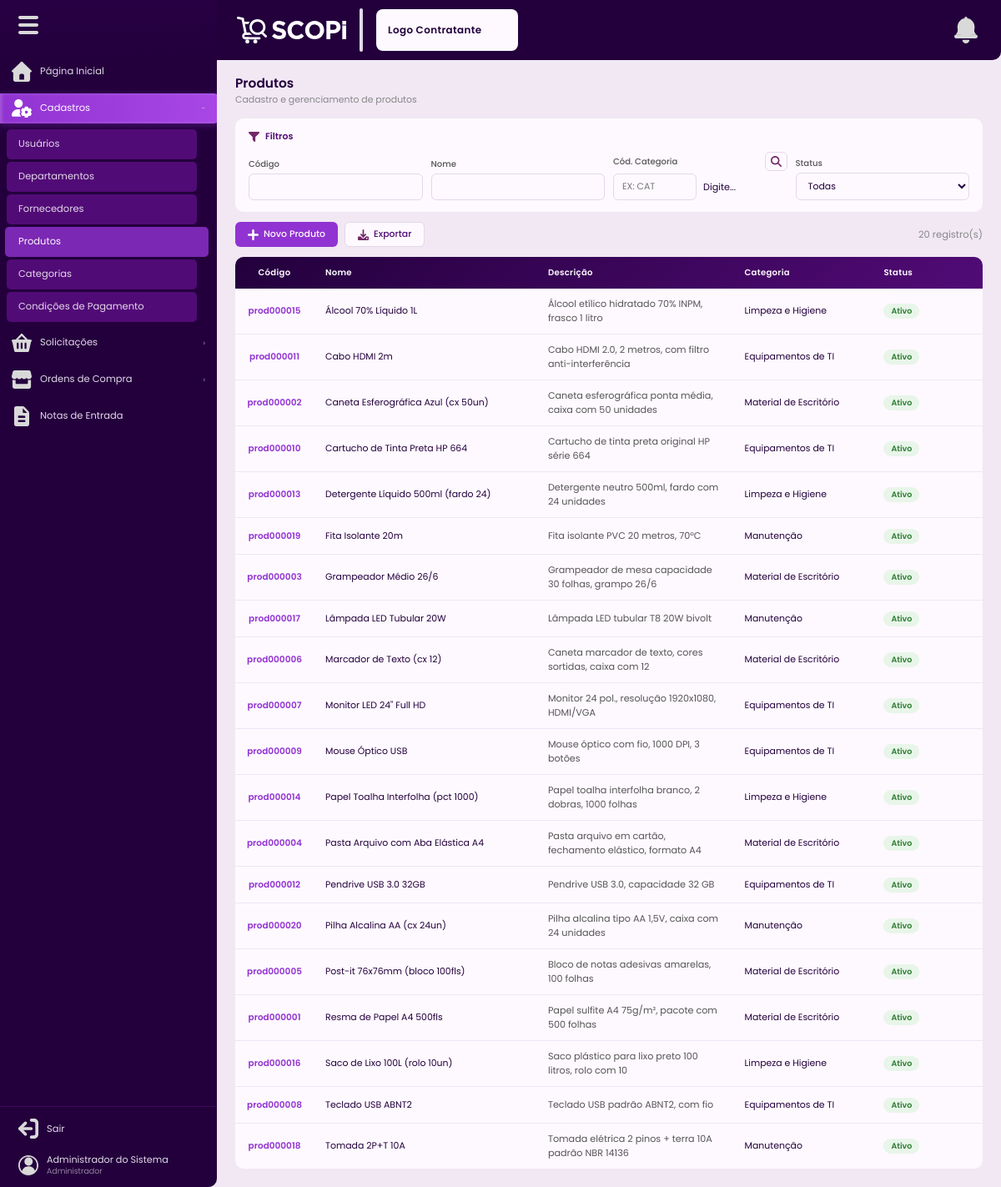
Page /produtos (signed in) on the committed database.
### tables this page shows
CREATE TABLE IF NOT EXISTS produtos (
    id           INT UNSIGNED AUTO_INCREMENT PRIMARY KEY,
    nome         VARCHAR(200) NOT NULL,
    descricao    TEXT         NULL,
    codigo       VARCHAR(20)  NOT NULL UNIQUE,
    categoria_id INT UNSIGNED NULL,
    situacao     ENUM('ativo','inativo') NOT NULL DEFAULT 'ativo',
    criado_em    DATETIME     NOT NULL DEFAULT CURRENT_TIMESTAMP,
    atualizado_em DATETIME    NULL ON UPDATE CURRENT_TIMESTAMP,
    INDEX idx_situacao (situacao),
    CONSTRAINT fk_produto_categoria FOREIGN KEY (categoria_id) REFERENCES categorias(id) ON DELETE SET NULL
);

CREATE TABLE IF NOT EXISTS categorias (
    id        INT UNSIGNED AUTO_INCREMENT PRIMARY KEY,
    nome      VARCHAR(100) NOT NULL UNIQUE,
    codigo    VARCHAR(20)  NOT NULL UNIQUE,
    situacao  ENUM('ativo','inativo') NOT NULL DEFAULT 'ativo'
);

### Controllers/BaseController.php (called while the page is built, shortened)
<?php
class BaseController{
    protected function renderizar(string $view, array $variaveis = []): void {
        extract($variaveis);
        require_once __DIR__ . '/../Views/templates/header.php';
        require_once __DIR__ . '/../Views/' . $view . '.php';
        require_once __DIR__ . '/../Views/templates/footer.php';
    }
}

### Controllers/ProdutoControlador.php (called while the page is built, shortened)
<?php
class ProdutoControlador extends BaseController {
    private ProdutoModelo $m;
    public function __construct() { $this->m = new ProdutoModelo(); }
    public function listar(): void {
        $filtros = $_GET;
        $produtos = $this->m->listarComFiltros($filtros);
        $this->renderizar('cadastros/produtos', compact('produtos', 'filtros', 'categorias'));
    }
}

### index.php (called while the page is built, shortened)
<?php
require_once __DIR__ . '/Autoloader.php';
$routes = require __DIR__ . '/Config/Routes.php';
$uri = parse_url($_SERVER['REQUEST_URI'] ?? '/', PHP_URL_PATH) ?: '/';
$uri = '/' . trim($uri, '/');
$uri = $uri === '//' ? '/' : $uri;
function matchRoute(string $uri, array $routes): array
{
    foreach ($routes as $route => $handler) {
        $pattern = preg_replace('/\{[^\/]+\}/', '([^\/]+)', $route);
        $pattern = '#^' . rtrim($pattern, '/') . '$#';
        if (preg_match($pattern, rtrim($uri, '/') ?: '/', $matches)) {
            array_shift($matches);
            return [$handler, $matches];
        }
    }
    return [null, []];
}
[$handler, $params] = matchRoute($uri, $routes);
[$controllerName, $method] = $handler;
$controller = new $className();
call_user_func_array([$controller, $method], $params);

### Config/Auxiliares.php (called while the page is built, shortened)
<?php
class Auxiliares {
    public static function escapar(?string $valor): string {
        return htmlspecialchars($valor ?? '', ENT_QUOTES, 'UTF-8');
    }
}

### Autoloader.php (called while the page is built, shortened)
<?php
class Autoloader
{
    public static function register()
    {
        spl_autoload_register(function ($class) {
            $file = str_replace('\\', DIRECTORY_SEPARATOR, $class).'.php';
            if (file_exists($file)) {
                return true;
            }
            return false;
        });
    }
}

### Config/BancoDados.php (called while the page is built, shortened)
<?php
class BancoDados {
    private static ?self $instancia = null;
    private \PDO $conexao;
    private function __construct() {
        $hospedeiro = getenv('DB_HOST') ?: 'mysql';
        $nomeBanco  = getenv('NAME') ?: 'scopi';
        $usuario    = getenv('USER') ?: 'root';
        $senha      = getenv('PASS') !== false ? getenv('PASS') : 'root';
        $port       = getenv('DB_PORT') ?: '3306';
        $dsn = "mysql:host={$hospedeiro};dbname={$nomeBanco};port={$port};charset=utf8mb4";
        $this->conexao = new \PDO($dsn, $usuario, $senha, [
            \PDO::ATTR_ERRMODE            => \PDO::ERRMODE_EXCEPTION,
            \PDO::ATTR_DEFAULT_FETCH_MODE => \PDO::FETCH_ASSOC,
            \PDO::ATTR_EMULATE_PREPARES   => false,
        ]);
    }
    public static function obterInstancia(): self {
        if (self::$instancia === null) self::$instancia = new self();
        return self::$instancia;
    }
    public function obterConexao(): \PDO {
        return $this->conexao;
    }
}

### Models/ModeloBase.php (called while the page is built, shortened)
<?php
abstract class ModeloBase {
    public function __construct() {
        $this->bd = BancoDados::obterInstancia()->obterConexao();
    }
}

### Models/ProdutoModelo.php (called while the page is built, shortened)
<?php
class ProdutoModelo extends ModeloBase {
    public function listarComFiltros(array $filtros = []): array {
        $sql = "SELECT p.*, c.nome AS nome_categoria FROM produtos p LEFT JOIN categorias c ON c.id=p.categoria_id WHERE 1=1";
        $p = [];
        $sql .= ' ORDER BY p.nome ASC';
        $q = $this->bd->prepare($sql); $q->execute($p);
        return $q->fetchAll();
    }
}

### Views/cadastros/produtos.php (the view, shortened to what this page needs)
<div class="pagina-cabecalho"><h1 class="pagina-titulo">Produtos</h1><p class="pagina-subtitulo">Cadastro e gerenciamento de produtos</p></div>
<div class="painel-filtros">
  <div class="filtros-cabecalho"><img src="<?= BASE_URL ?>/public/assets/icons/iconeFiltro.svg" alt=""><span>Filtros</span></div>
  <form method="GET" action="<?= BASE_URL ?>/produtos"><div class="filtros-campos">
    <div class="campo-filtro"><label>Código</label><input type="text" name="codigo" value="<?= Auxiliares::escapar($filtros['codigo']??'') ?>"></div>
    <div class="campo-filtro"><label>Nome</label><input type="text" name="nome" value="<?= Auxiliares::escapar($filtros['nome']??'') ?>"></div>
    <div class="campo-filtro">
        <label style="display:flex;gap:8px;align-items:center;justify-content:space-between;">
          <span>Cód. Categoria</span>
          <button type="button" class="btn btn-secundario" style="padding:4px 6px;margin:0;" onclick="Scopi.iconeBusca('categorias', 'filtroCatCodigo', 'filtroCatNome')"><img src="<?= BASE_URL ?>/public/assets/icons/iconeBusca.svg" style="width:13px;margin:0;" alt="Buscar"></button>
        </label>
        <div style="display: flex; gap: 8px; align-items: center; max-width: 250px;">
            <input type="text" id="filtroCatCodigo" name="categoria_codigo" value="<?= Auxiliares::escapar($filtros['categoria_codigo'] ?? '') ?>" class="campo-input" style="width: 100px; text-transform: uppercase;" placeholder="Ex: CAT" onblur="buscarCategoriaFiltro(this.value)">
            <span id="filtroCatNome" style="font-size: 0.8rem; color: var(--texto-secundario); flex: 1; white-space: nowrap; overflow: hidden; text-overflow: ellipsis;"><?= empty($filtros['categoria_codigo']) ? 'Digite...' : 'Buscando...' ?></span>
        </div>
    </div>
    <div class="campo-filtro"><label>Status</label><select name="situacao"><option value="">Todas</option></select></div>
  </div></form>
</div>
<div class="barra-acoes">
  <div class="grupo-botoes">
    <button class="btn btn-primario" onclick="Scopi.abrirCadastro('modalProduto','formProduto')"><img src="<?= BASE_URL ?>/public/assets/icons/iconeInserir.svg" alt=""> Novo Produto</button>
    <button class="btn btn-secundario" onclick="window.open('<?= BASE_URL ?>/produtos/exportar' + window.location.search, '_blank')"><img src="<?= BASE_URL ?>/public/assets/icons/iconeDownload.svg" alt=""> Exportar</button>
  </div>
  <span style="font-size:.82rem;color:#888;"><?= count($produtos) ?> registro(s)</span>
</div>
<div class="tabela-container">
  <table class="tabela">
    <thead><tr><th>Código</th><th>Nome</th><th>Descrição</th><th>Categoria</th><th>Status</th><th class="coluna-acoes"></th></tr></thead>
    <tbody>
      <?php if(empty($produtos)): ?><tr><td colspan="6" style="text-align:center;padding:32px;color:#888;">Nenhum produto encontrado.</td></tr>
      <?php else: foreach($produtos as $p): ?>
      <tr>
        <td><span class="cod-clicavel" onclick="Scopi.abrirRegistro('modalProduto','formProduto','/produtos/dados',<?= $p['id'] ?>,'visualizar')"><?= Auxiliares::escapar($p['codigo']) ?></span></td>
        <td><?= Auxiliares::escapar($p['nome']) ?></td>
        <td style="font-size:0.8rem;color:#555;max-width:200px;"><?= Auxiliares::escapar(mb_strimwidth($p['descricao']??'—', 0, 60, '…')) ?></td>
        <td><?= Auxiliares::escapar($p['nome_categoria']??'—') ?></td>
        <td><span class="badge badge-<?= $p['situacao'] ?>"><?= ucfirst($p['situacao']) ?></span></td>
        <td class="coluna-acoes"></td>
      </tr>
      <?php endforeach; endif; ?>
    </tbody>
  </table>
</div>

### public/assets/css/estilo.css (style rules this page uses)
:root { --fundo: #FEF9FF; --fundo-tela: #F1E8F4; --fundo-app: #F8F2FB; --escura: #23003C; --media: #510B76; --destaque: #9133D2; --destaque-alt: #5F00A2; --alerta: #C2185B; --sucesso: #2E7D32; --texto: #23003C; --branco: #FEF9FF; --suave: #E4D7EA; --borda: #E4D7EA; --sb-larg: 260px; --sb-min: 72px; --topbar-h: 72px; --raio: 10px; --raio-modal: 14px; --sombra: 0 0 40px rgba(35,0,60,.18); --trans: .22s ease; }
*,*::before,*::after { box-sizing:border-box;margin:0;padding:0 }
html { font-size:14px }
body { font-family:'Poppins',sans-serif;background:var(--fundo-tela);color:var(--texto);display:flex;min-height:100vh;overflow-x:hidden }
button { font-family:'Poppins',sans-serif }
.pagina-cabecalho { padding:18px 0 14px }
.pagina-titulo { font-size:1.1rem;font-weight:600;color:var(--escura);line-height:1.3;margin:0 }
.pagina-subtitulo { font-size:.78rem;font-weight:400;color:#888;margin-top:2px }
.painel-filtros { background:var(--fundo);border-radius:var(--raio);padding:14px 16px;margin-bottom:12px }
.filtros-cabecalho { display:flex;align-items:center;gap:7px;margin-bottom:10px }
.filtros-cabecalho img { width:13px;filter:brightness(0) saturate(100%) invert(20%) sepia(80%) saturate(600%) hue-rotate(260deg) }
.filtros-cabecalho span { font-size:.78rem;font-weight:600;color:var(--media) }
.filtros-campos { display:flex;flex-wrap:wrap;gap:10px;align-items:flex-end }
.campo-filtro { display:flex;flex-direction:column;gap:3px;flex:1;min-width:140px }
.campo-filtro label { font-size:.72rem;font-weight:500;color:#555 }
.campo-filtro input,.campo-filtro select { padding:7px 10px;border:1px solid var(--borda); border-radius:6px;font-family:'Poppins',sans-serif; font-size:.78rem;color:var(--texto);background:var(--fundo); transition:border-color var(--trans); }
.barra-acoes { display:flex;align-items:center;justify-content:space-between;margin-bottom:12px;flex-wrap:wrap;gap:8px }
.grupo-botoes { display:flex;gap:8px;flex-wrap:wrap }
.btn { display:inline-flex;align-items:center;gap:6px; padding:7px 15px;border-radius:6px; font-family:'Poppins',sans-serif;font-size:.78rem;font-weight:500; cursor:pointer;border:none;transition:all var(--trans);line-height:1.3; }
.btn img { width:13px;filter:brightness(0) invert(1) }
.btn-primario { background:var(--destaque);color:var(--branco) }
.btn-secundario { background:var(--fundo);color:var(--media);border:1px solid var(--borda) }
.btn-secundario img { filter:brightness(0) saturate(100%) invert(20%) sepia(80%) saturate(600%) hue-rotate(260deg) }
.tabela-container { background:var(--fundo);border-radius:var(--raio);overflow:hidden }
.tabela { width:100%;border-collapse:collapse;font-size:.78rem }
.tabela thead { background:linear-gradient(135deg,var(--escura),var(--media));color:var(--branco) }
.tabela thead th { padding:11px 14px;text-align:left;font-weight:600;font-size:.72rem;letter-spacing:.3px;white-space:nowrap }
.tabela thead th:first-child,.tabela tbody td:first-child { width:36px;text-align:center }
.tabela tbody tr { border-bottom:1px solid #EDE7F6;transition:background var(--trans);position:relative }
.tabela tbody tr:last-child { border-bottom:none }
.tabela tbody td { padding:10px 14px;vertical-align:middle }
.cod-clicavel { color:var(--destaque);font-weight:600;cursor:pointer;font-size:.75rem }
.coluna-acoes { width:40px;text-align:center }
.badge { display:inline-flex;align-items:center;padding:2px 9px;border-radius:20px;font-size:.68rem;font-weight:600 }
.badge-ativo { background:#E8F5E9;color:#2E7D32 }

### rows in the picture
produtos: codigo "prod000015", nome "Álcool 70% Líquido 1L", descricao "Álcool etílico hidratado 70% INPM, frasco 1 litro", categoria.nome "Limpeza e Higiene", situacao "Ativo"
produtos: codigo "prod000011", nome "Cabo HDMI 2m", descricao "Cabo HDMI 2.0, 2 metros, com filtro anti-interferência", categoria.nome "Equipamentos de TI", situacao "Ativo"
produtos: codigo "prod000002", nome "Caneta Esferográfica Azul (cx 50un)", descricao "Caneta esferográfica ponta média, caixa com 50 unidades", categoria.nome "Material de Escritório", situacao "Ativo"
produtos: codigo "prod000010", nome "Cartucho de Tinta Preta HP 664", descricao "Cartucho de tinta preta original HP série 664", categoria.nome "Equipamentos de TI", situacao "Ativo"
produtos: codigo "prod000013", nome "Detergente Líquido 500ml (fardo 24)", descricao "Detergente neutro 500ml, fardo com 24 unidades", categoria.nome "Limpeza e Higiene", situacao "Ativo"
produtos: codigo "prod000019", nome "Fita Isolante 20m", descricao "Fita isolante PVC 20 metros, 70°C", categoria.nome "Manutenção", situacao "Ativo"
produtos: codigo "prod000003", nome "Grampeador Médio 26/6", descricao "Grampeador de mesa capacidade 30 folhas, grampo 26/6", categoria.nome "Material de Escritório", situacao "Ativo"
produtos: codigo "prod000017", nome "Lâmpada LED Tubular 20W", descricao "Lâmpada LED tubular T8 20W bivolt", categoria.nome "Manutenção", situacao "Ativo"
produtos: codigo "prod000006", nome "Marcador de Texto (cx 12)", descricao "Caneta marcador de texto, cores sortidas, caixa com 12", categoria.nome "Material de Escritório", situacao "Ativo"
produtos: codigo "prod000007", nome "Monitor LED 24\" Full HD", descricao "Monitor 24 pol., resolução 1920x1080, HDMI/VGA", categoria.nome "Equipamentos de TI", situacao "Ativo"
produtos: codigo "prod000009", nome "Mouse Óptico USB", descricao "Mouse óptico com fio, 1000 DPI, 3 botões", categoria.nome "Equipamentos de TI", situacao "Ativo"
produtos: codigo "prod000014", nome "Papel Toalha Interfolha (pct 1000)", descricao "Papel toalha interfolha branco, 2 dobras, 1000 folhas", categoria.nome "Limpeza e Higiene", situacao "Ativo"
produtos: codigo "prod000004", nome "Pasta Arquivo com Aba Elástica A4", descricao "Pasta arquivo em cartão, fechamento elástico, formato A4", categoria.nome "Material de Escritório", situacao "Ativo"
produtos: codigo "prod000012", nome "Pendrive USB 3.0 32GB", descricao "Pendrive USB 3.0, capacidade 32 GB", categoria.nome "Equipamentos de TI", situacao "Ativo"
produtos: codigo "prod000020", nome "Pilha Alcalina AA (cx 24un)", descricao "Pilha alcalina tipo AA 1,5V, caixa com 24 unidades", categoria.nome "Manutenção", situacao "Ativo"
produtos: codigo "prod000005", nome "Post-it 76x76mm (bloco 100fls)", descricao "Bloco de notas adesivas amarelas, 100 folhas", categoria.nome "Material de Escritório", situacao "Ativo"
produtos: codigo "prod000001", nome "Resma de Papel A4 500fls", descricao "Papel sulfite A4 75g/m², pacote com 500 folhas", categoria.nome "Material de Escritório", situacao "Ativo"
produtos: codigo "prod000016", nome "Saco de Lixo 100L (rolo 10un)", descricao "Saco plástico para lixo preto 100 litros, rolo com 10", categoria.nome "Limpeza e Higiene", situacao "Ativo"
produtos: codigo "prod000008", nome "Teclado USB ABNT2", descricao "Teclado USB padrão ABNT2, com fio", categoria.nome "Equipamentos de TI", situacao "Ativo"
produtos: codigo "prod000018", nome "Tomada 2P+T 10A", descricao "Tomada elétrica 2 pinos + terra 10A padrão NBR 14136", categoria.nome "Manutenção", situacao "Ativo"

### other values in the picture
Auxiliares::escapar($usuario['nome']) "Administrador do Sistema"
Auxiliares::escapar($usuario['perfil']) "Administrador"
count($produtos) "20"
